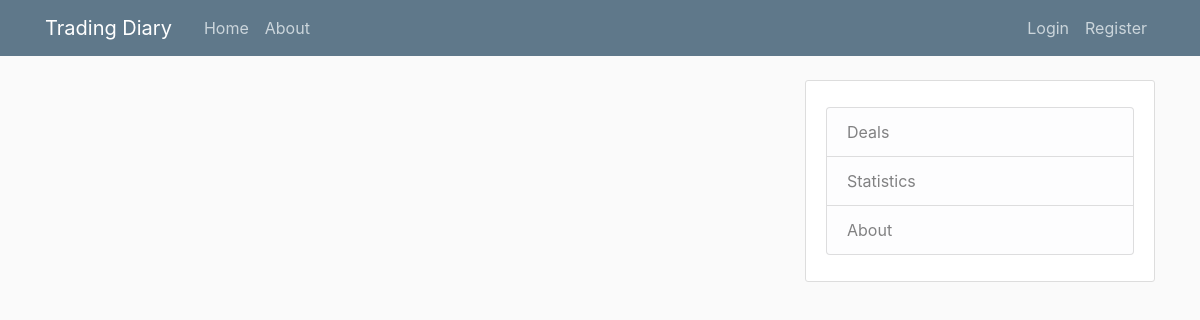
The app's page /about, older data.
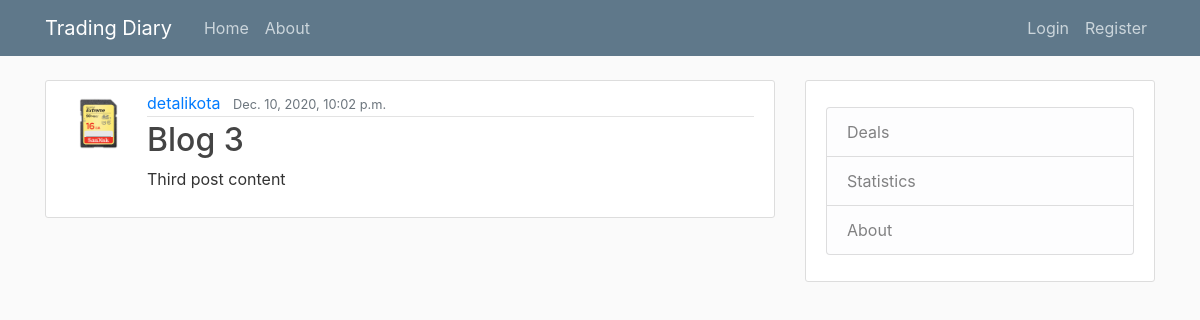
The same page, newer data.
### main/models.py (models this page shows, shortened)
class Post(models.Model):
    title = models.CharField(max_length=100)
    content = models.TextField()
    date_posted = models.DateTimeField(default=timezone.now)
    author = models.ForeignKey(User, on_delete=models.CASCADE)

### users/models.py (models this page shows, shortened)
class Profile(models.Model):
    user = models.OneToOneField(User, on_delete=models.CASCADE)
    image = models.ImageField(default='default.jpg', upload_to='profile_pics')

### main/views.py (the view)
# urls.py: path('about', views.about, name='td2-about'),
def about(request):
    context = {
        'posts': Post.objects.all()
    }
    return render(request, 'main/about.html', context)

### main/templates/main/about.html
{% extends "main/base.html"%}
{% block body %}
    {% for post in posts %}
        <article class="media content-section">
            <img class ="rounded-circle article-img" src="{{ post.author.profile.image.url }}">
            <div class="media-body">
                <div class="article-metadata">
                    <a class="mr-2" href="#">{{ post.author }}</a>
                    <small class="text-muted">{{ post.date_posted }}</small>
                </div>
                 <h2><a class="article-title" href="#">{{ post.title }}</a></h2>
                 <p class="article-content">{{ post.content }}</p>
            </div>
        </article>
    {% endfor %}
{% endblock body%}

### main/templates/main/base.html (shortened to what this page needs)
{% load static %}
<!DOCTYPE html>
<html>
  <head>
    <link rel="stylesheet" href="https://cdn.jsdelivr.net/npm/bootstrap@4.5.3/dist/css/bootstrap.min.css">
    <link rel="stylesheet" type="text/css" href="{% static 'main/main.css' %}">
  </head>
  <body>
    <header class="site-header">
    <nav class="navbar navbar-expand-md navbar-dark bg-steel fixed-top">
      <div class="container">
        <a class="navbar-brand mr-4" href="{% url 'td2-home' %}">Trading Diary</a>
        <div class="collapse navbar-collapse" id="navbarToggle">
          <div class="navbar-nav mr-auto">
            <a class="nav-item nav-link" href="{% url 'td2-home' %}">Home</a>
            <a class="nav-item nav-link" href="{% url 'td2-about' %}">About</a>
          </div>
          <div class="navbar-nav">
            {% if user.is_authenticated %}
              <a class="nav-item nav-link" href="{% url 'profile' %}">Profile</a>
              <a class="nav-item nav-link" href="{% url 'logout' %}">Logout</a>
            {% else %}
              <a class="nav-item nav-link" href="{% url 'login' %}">Login</a>
              <a class="nav-item nav-link" href="{% url 'register' %}">Register</a>
            {% endif%}
          </div>
        </div>
      </div>
    </nav>
  </header>
    <main role="main" class="container">
  <div class="row">
    <div class="col-md-8">
      {% block body %}{% endblock %}
    </div>
    <div class="col-md-4">
      <div class="content-section">
        <p class='text-muted'>
          <ul class="list-group">
            <li class="list-group-item list-group-item-light">Deals</li>
            <li class="list-group-item list-group-item-light">Statistics</li>
            <li class="list-group-item list-group-item-light">About</li>
          </ul>
        </p>
      </div>
    </div>
  </div>
</main>
  </body>
</html>

### main/static/main/main.css (style rules this page uses)
body { background: #fafafa; color: #333333; margin-top: 5rem; }
h1, h2, h3, h4, h5, h6 { color: #444444; }
ul { margin: 0; }
.bg-steel { background-color: #5f788a; }
.site-header .navbar-nav .nav-link { color: #cbd5db; }
.content-section { background: #ffffff; padding: 10px 20px; border: 1px solid #dddddd; border-radius: 3px; margin-bottom: 20px; }
.article-title { color: #444444; }
.article-content { white-space: pre-line; }
.article-img { height: 65px; width: 65px; margin-right: 16px; }
.article-metadata { padding-bottom: 1px; margin-bottom: 4px; border-bottom: 1px solid #e3e3e3 }

Row changes from the older to the newer data that the page shows:
added Post: author.profile.image (picture), author "detalikota", date_posted "Dec. 10, 2020, 10:02 p.m.", title "Blog 3", content "Third post content"
